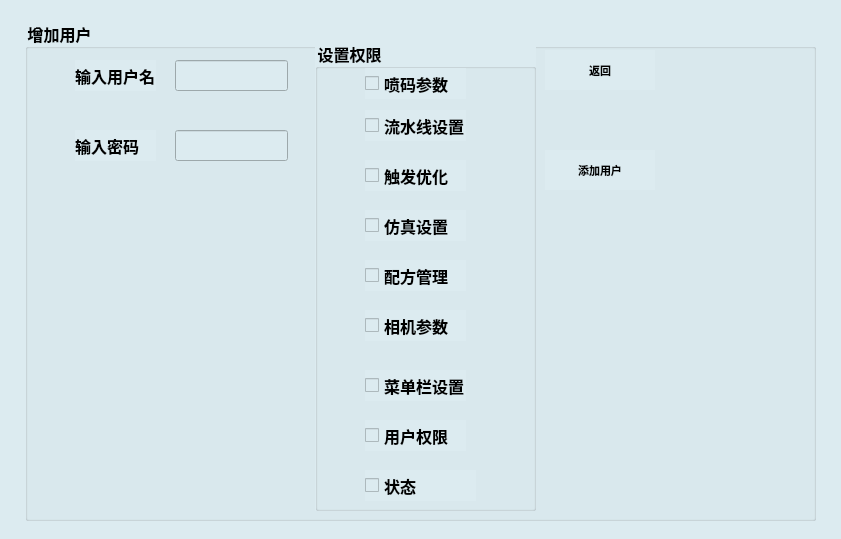
<?xml version="1.0" encoding="UTF-8"?>
<ui version="4.0">
 <class>userClass</class>
 <widget class="QMainWindow" name="userClass">
  <property name="geometry">
   <rect>
    <x>0</x>
    <y>0</y>
    <width>841</width>
    <height>539</height>
   </rect>
  </property>
  <property name="windowTitle">
   <string>用户权限管理</string>
  </property>
  <property name="windowIcon">
   <iconset resource="../OCRdemo.qrc">
    <normaloff>:/PNG/Resources/PNG/YHGL.png</normaloff>:/PNG/Resources/PNG/YHGL.png</iconset>
  </property>
  <property name="styleSheet">
   <string notr="true">background-color:rgb(220, 235, 240);</string>
  </property>
  <widget class="QWidget" name="centralWidget">
   <widget class="QStackedWidget" name="stackedWidget">
    <property name="geometry">
     <rect>
      <x>5</x>
      <y>20</y>
      <width>831</width>
      <height>501</height>
     </rect>
    </property>
    <property name="styleSheet">
     <string notr="true"/>
    </property>
    <property name="currentIndex">
     <number>1</number>
    </property>
    <widget class="QWidget" name="page">
     <widget class="QGroupBox" name="groupBox">
      <property name="geometry">
       <rect>
        <x>20</x>
        <y>0</y>
        <width>791</width>
        <height>501</height>
       </rect>
      </property>
      <property name="font">
       <font>
        <family>Microsoft YaHei</family>
        <pointsize>12</pointsize>
        <bold>true</bold>
       </font>
      </property>
      <property name="styleSheet">
       <string notr="true"/>
      </property>
      <property name="title">
       <string>用户设置</string>
      </property>
      <property name="flat">
       <bool>false</bool>
      </property>
      <property name="checkable">
       <bool>false</bool>
      </property>
      <widget class="QGroupBox" name="groupBox_3">
       <property name="geometry">
        <rect>
         <x>20</x>
         <y>30</y>
         <width>161</width>
         <height>281</height>
        </rect>
       </property>
       <property name="font">
        <font>
         <family>Microsoft YaHei</family>
         <bold>true</bold>
        </font>
       </property>
       <property name="title">
        <string>用户列表</string>
       </property>
       <widget class="QComboBox" name="comboBox_2">
        <property name="geometry">
         <rect>
          <x>20</x>
          <y>30</y>
          <width>121</width>
          <height>41</height>
         </rect>
        </property>
        <property name="font">
         <font>
          <family>Microsoft YaHei</family>
          <pointsize>12</pointsize>
         </font>
        </property>
        <property name="currentIndex">
         <number>-1</number>
        </property>
        <property name="minimumContentsLength">
         <number>0</number>
        </property>
       </widget>
       <widget class="QToolButton" name="toolButton">
        <property name="geometry">
         <rect>
          <x>20</x>
          <y>100</y>
          <width>110</width>
          <height>40</height>
         </rect>
        </property>
        <property name="font">
         <font>
          <family>Microsoft YaHei</family>
          <pointsize>8</pointsize>
          <italic>false</italic>
          <bold>true</bold>
         </font>
        </property>
        <property name="styleSheet">
         <string notr="true"> QToolButton {
        opacity: 1;
 		border: none;
}
/* 按下状态 */
QToolButton:pressed {
   background-color: #546E7A; /* 深石板灰 */
    background-image: none;
    padding-top: 12px;
    padding-bottom: 8px;
    border: 1px solid #37474F; /* 深色边框模拟阴影 */
}
</string>
        </property>
        <property name="text">
         <string>增加用户</string>
        </property>
        <property name="icon">
         <iconset resource="../OCRdemo.qrc">
          <normaloff>:/PNG/Resources/PNG/adduser.png</normaloff>:/PNG/Resources/PNG/adduser.png</iconset>
        </property>
        <property name="iconSize">
         <size>
          <width>40</width>
          <height>40</height>
         </size>
        </property>
        <property name="toolButtonStyle">
         <enum>Qt::ToolButtonStyle::ToolButtonTextBesideIcon</enum>
        </property>
       </widget>
       <widget class="QToolButton" name="toolButton_2">
        <property name="geometry">
         <rect>
          <x>20</x>
          <y>190</y>
          <width>110</width>
          <height>40</height>
         </rect>
        </property>
        <property name="font">
         <font>
          <family>Microsoft YaHei</family>
          <pointsize>8</pointsize>
          <italic>false</italic>
          <bold>true</bold>
         </font>
        </property>
        <property name="styleSheet">
         <string notr="true"> QToolButton {
        opacity: 1;
 		border: none;
}
/* 按下状态 */
QToolButton:pressed {
   background-color: #546E7A; /* 深石板灰 */
    background-image: none;
    padding-top: 12px;
    padding-bottom: 8px;
    border: 1px solid #37474F; /* 深色边框模拟阴影 */
}
</string>
        </property>
        <property name="text">
         <string>删除用户</string>
        </property>
        <property name="icon">
         <iconset resource="../OCRdemo.qrc">
          <normaloff>:/PNG/Resources/PNG/SCuser.png</normaloff>:/PNG/Resources/PNG/SCuser.png</iconset>
        </property>
        <property name="iconSize">
         <size>
          <width>40</width>
          <height>40</height>
         </size>
        </property>
        <property name="toolButtonStyle">
         <enum>Qt::ToolButtonStyle::ToolButtonTextBesideIcon</enum>
        </property>
       </widget>
      </widget>
      <widget class="QGroupBox" name="groupBox_2">
       <property name="geometry">
        <rect>
         <x>200</x>
         <y>30</y>
         <width>201</width>
         <height>461</height>
        </rect>
       </property>
       <property name="font">
        <font>
         <family>Microsoft YaHei</family>
         <bold>true</bold>
        </font>
       </property>
       <property name="title">
        <string>权限设置</string>
       </property>
       <property name="flat">
        <bool>false</bool>
       </property>
       <property name="checkable">
        <bool>false</bool>
       </property>
       <property name="checked">
        <bool>false</bool>
       </property>
       <widget class="QCheckBox" name="checkBox_2">
        <property name="geometry">
         <rect>
          <x>30</x>
          <y>270</y>
          <width>111</width>
          <height>31</height>
         </rect>
        </property>
        <property name="font">
         <font>
          <family>Microsoft YaHei</family>
          <pointsize>12</pointsize>
         </font>
        </property>
        <property name="text">
         <string>相机参数</string>
        </property>
       </widget>
       <widget class="QCheckBox" name="checkBox_3">
        <property name="geometry">
         <rect>
          <x>30</x>
          <y>170</y>
          <width>111</width>
          <height>31</height>
         </rect>
        </property>
        <property name="font">
         <font>
          <family>Microsoft YaHei</family>
          <pointsize>12</pointsize>
         </font>
        </property>
        <property name="text">
         <string>仿真设置</string>
        </property>
       </widget>
       <widget class="QCheckBox" name="checkBox_4">
        <property name="geometry">
         <rect>
          <x>30</x>
          <y>220</y>
          <width>111</width>
          <height>31</height>
         </rect>
        </property>
        <property name="font">
         <font>
          <family>Microsoft YaHei</family>
          <pointsize>12</pointsize>
         </font>
        </property>
        <property name="text">
         <string>配方管理</string>
        </property>
       </widget>
       <widget class="QCheckBox" name="checkBox_5">
        <property name="geometry">
         <rect>
          <x>30</x>
          <y>320</y>
          <width>111</width>
          <height>31</height>
         </rect>
        </property>
        <property name="font">
         <font>
          <family>Microsoft YaHei</family>
          <pointsize>12</pointsize>
         </font>
        </property>
        <property name="text">
         <string>菜单栏设置</string>
        </property>
        <property name="checked">
         <bool>false</bool>
        </property>
        <property name="autoRepeat">
         <bool>false</bool>
        </property>
       </widget>
       <widget class="QCheckBox" name="checkBox_8">
        <property name="geometry">
         <rect>
          <x>30</x>
          <y>370</y>
          <width>111</width>
          <height>41</height>
         </rect>
        </property>
        <property name="font">
         <font>
          <family>Microsoft YaHei</family>
          <pointsize>12</pointsize>
         </font>
        </property>
        <property name="text">
         <string>用户权限</string>
        </property>
        <property name="checked">
         <bool>false</bool>
        </property>
        <property name="autoRepeat">
         <bool>false</bool>
        </property>
       </widget>
       <widget class="QGroupBox" name="groupBox_7">
        <property name="geometry">
         <rect>
          <x>10</x>
          <y>20</y>
          <width>161</width>
          <height>141</height>
         </rect>
        </property>
        <property name="title">
         <string>打印参数</string>
        </property>
        <property name="checkable">
         <bool>false</bool>
        </property>
        <widget class="QCheckBox" name="checkBox">
         <property name="geometry">
          <rect>
           <x>20</x>
           <y>20</y>
           <width>111</width>
           <height>31</height>
          </rect>
         </property>
         <property name="font">
          <font>
           <family>Microsoft YaHei</family>
           <pointsize>12</pointsize>
          </font>
         </property>
         <property name="mouseTracking">
          <bool>true</bool>
         </property>
         <property name="text">
          <string>喷码参数</string>
         </property>
         <property name="checkable">
          <bool>true</bool>
         </property>
         <property name="checked">
          <bool>false</bool>
         </property>
         <property name="autoRepeat">
          <bool>false</bool>
         </property>
         <property name="autoExclusive">
          <bool>false</bool>
         </property>
         <property name="tristate">
          <bool>false</bool>
         </property>
        </widget>
        <widget class="QCheckBox" name="checkBox_6">
         <property name="geometry">
          <rect>
           <x>20</x>
           <y>60</y>
           <width>111</width>
           <height>31</height>
          </rect>
         </property>
         <property name="font">
          <font>
           <family>Microsoft YaHei</family>
           <pointsize>12</pointsize>
           <bold>false</bold>
          </font>
         </property>
         <property name="text">
          <string>流水线设置</string>
         </property>
        </widget>
        <widget class="QCheckBox" name="checkBox_7">
         <property name="geometry">
          <rect>
           <x>20</x>
           <y>100</y>
           <width>121</width>
           <height>31</height>
          </rect>
         </property>
         <property name="font">
          <font>
           <family>Microsoft YaHei</family>
           <pointsize>12</pointsize>
          </font>
         </property>
         <property name="text">
          <string>打码触发优化</string>
         </property>
        </widget>
       </widget>
       <widget class="QCheckBox" name="checkBox_17">
        <property name="geometry">
         <rect>
          <x>30</x>
          <y>420</y>
          <width>111</width>
          <height>31</height>
         </rect>
        </property>
        <property name="font">
         <font>
          <family>Microsoft YaHei</family>
          <pointsize>12</pointsize>
         </font>
        </property>
        <property name="text">
         <string>状态</string>
        </property>
       </widget>
      </widget>
      <widget class="QGroupBox" name="groupBox_6">
       <property name="geometry">
        <rect>
         <x>420</x>
         <y>30</y>
         <width>161</width>
         <height>161</height>
        </rect>
       </property>
       <property name="font">
        <font>
         <family>Microsoft YaHei</family>
         <bold>true</bold>
        </font>
       </property>
       <property name="title">
        <string>密码修改</string>
       </property>
       <widget class="QLineEdit" name="lineEdit_2">
        <property name="geometry">
         <rect>
          <x>20</x>
          <y>30</y>
          <width>111</width>
          <height>41</height>
         </rect>
        </property>
        <property name="font">
         <font>
          <family>Microsoft YaHei</family>
          <pointsize>12</pointsize>
         </font>
        </property>
        <property name="echoMode">
         <enum>QLineEdit::EchoMode::Password</enum>
        </property>
       </widget>
       <widget class="QToolButton" name="toolButton_3">
        <property name="geometry">
         <rect>
          <x>20</x>
          <y>100</y>
          <width>110</width>
          <height>40</height>
         </rect>
        </property>
        <property name="font">
         <font>
          <family>Microsoft YaHei</family>
          <pointsize>8</pointsize>
          <italic>false</italic>
          <bold>true</bold>
         </font>
        </property>
        <property name="styleSheet">
         <string notr="true"> QToolButton {
        opacity: 1;
 		border: none;
}
/* 按下状态 */
QToolButton:pressed {
   background-color: #546E7A; /* 深石板灰 */
    background-image: none;
    padding-top: 12px;
    padding-bottom: 8px;
    border: 1px solid #37474F; /* 深色边框模拟阴影 */
}
</string>
        </property>
        <property name="text">
         <string>修改密码</string>
        </property>
        <property name="icon">
         <iconset resource="../OCRdemo.qrc">
          <normaloff>:/PNG/Resources/PNG/XGMM.png</normaloff>:/PNG/Resources/PNG/XGMM.png</iconset>
        </property>
        <property name="iconSize">
         <size>
          <width>40</width>
          <height>40</height>
         </size>
        </property>
        <property name="toolButtonStyle">
         <enum>Qt::ToolButtonStyle::ToolButtonTextBesideIcon</enum>
        </property>
       </widget>
      </widget>
      <widget class="QGroupBox" name="groupBox_8">
       <property name="geometry">
        <rect>
         <x>600</x>
         <y>30</y>
         <width>151</width>
         <height>111</height>
        </rect>
       </property>
       <property name="font">
        <font>
         <family>Microsoft YaHei</family>
         <bold>true</bold>
        </font>
       </property>
       <property name="title">
        <string>固件升级</string>
       </property>
       <widget class="QToolButton" name="toolButton_6">
        <property name="geometry">
         <rect>
          <x>20</x>
          <y>30</y>
          <width>110</width>
          <height>41</height>
         </rect>
        </property>
        <property name="font">
         <font>
          <family>Microsoft YaHei</family>
          <pointsize>8</pointsize>
          <bold>true</bold>
         </font>
        </property>
        <property name="styleSheet">
         <string notr="true"> QToolButton {
        opacity: 1;
 		border: none;
}
/* 按下状态 */
QToolButton:pressed {
   background-color: #546E7A; /* 深石板灰 */
    background-image: none;
    padding-top: 12px;
    padding-bottom: 8px;
    border: 1px solid #37474F; /* 深色边框模拟阴影 */
}
</string>
        </property>
        <property name="text">
         <string>固件升级</string>
        </property>
        <property name="icon">
         <iconset resource="../OCRdemo.qrc">
          <normaloff>:/PNG/Resources/PNG/Gengxing.png</normaloff>:/PNG/Resources/PNG/Gengxing.png</iconset>
        </property>
        <property name="iconSize">
         <size>
          <width>40</width>
          <height>40</height>
         </size>
        </property>
        <property name="toolButtonStyle">
         <enum>Qt::ToolButtonStyle::ToolButtonTextBesideIcon</enum>
        </property>
       </widget>
      </widget>
     </widget>
    </widget>
    <widget class="QWidget" name="page_2">
     <widget class="QGroupBox" name="groupBox_4">
      <property name="geometry">
       <rect>
        <x>20</x>
        <y>0</y>
        <width>791</width>
        <height>501</height>
       </rect>
      </property>
      <property name="font">
       <font>
        <family>Microsoft YaHei</family>
        <pointsize>12</pointsize>
        <bold>true</bold>
       </font>
      </property>
      <property name="title">
       <string>增加用户</string>
      </property>
      <widget class="QLineEdit" name="lineEdit_3">
       <property name="geometry">
        <rect>
         <x>150</x>
         <y>40</y>
         <width>113</width>
         <height>31</height>
        </rect>
       </property>
       <property name="font">
        <font>
         <family>Microsoft YaHei</family>
         <pointsize>12</pointsize>
        </font>
       </property>
      </widget>
      <widget class="QLabel" name="label_3">
       <property name="geometry">
        <rect>
         <x>50</x>
         <y>40</y>
         <width>81</width>
         <height>31</height>
        </rect>
       </property>
       <property name="font">
        <font>
         <family>Microsoft YaHei</family>
         <pointsize>12</pointsize>
        </font>
       </property>
       <property name="text">
        <string>输入用户名</string>
       </property>
      </widget>
      <widget class="QLabel" name="label_4">
       <property name="geometry">
        <rect>
         <x>50</x>
         <y>110</y>
         <width>81</width>
         <height>31</height>
        </rect>
       </property>
       <property name="font">
        <font>
         <family>Microsoft YaHei</family>
         <pointsize>12</pointsize>
        </font>
       </property>
       <property name="text">
        <string>输入密码</string>
       </property>
      </widget>
      <widget class="QLineEdit" name="lineEdit_4">
       <property name="geometry">
        <rect>
         <x>150</x>
         <y>110</y>
         <width>113</width>
         <height>31</height>
        </rect>
       </property>
       <property name="font">
        <font>
         <family>Microsoft YaHei</family>
         <pointsize>12</pointsize>
        </font>
       </property>
      </widget>
      <widget class="QGroupBox" name="groupBox_5">
       <property name="geometry">
        <rect>
         <x>290</x>
         <y>20</y>
         <width>221</width>
         <height>471</height>
        </rect>
       </property>
       <property name="font">
        <font>
         <family>Microsoft YaHei</family>
         <bold>true</bold>
        </font>
       </property>
       <property name="title">
        <string>设置权限</string>
       </property>
       <property name="flat">
        <bool>false</bool>
       </property>
       <property name="checkable">
        <bool>false</bool>
       </property>
       <property name="checked">
        <bool>false</bool>
       </property>
       <widget class="QCheckBox" name="checkBox_9">
        <property name="geometry">
         <rect>
          <x>50</x>
          <y>28</y>
          <width>101</width>
          <height>31</height>
         </rect>
        </property>
        <property name="font">
         <font>
          <family>Microsoft YaHei</family>
          <pointsize>12</pointsize>
         </font>
        </property>
        <property name="mouseTracking">
         <bool>true</bool>
        </property>
        <property name="text">
         <string>喷码参数</string>
        </property>
        <property name="checkable">
         <bool>true</bool>
        </property>
        <property name="checked">
         <bool>false</bool>
        </property>
        <property name="autoRepeat">
         <bool>false</bool>
        </property>
        <property name="autoExclusive">
         <bool>false</bool>
        </property>
        <property name="tristate">
         <bool>false</bool>
        </property>
       </widget>
       <widget class="QCheckBox" name="checkBox_10">
        <property name="geometry">
         <rect>
          <x>50</x>
          <y>270</y>
          <width>101</width>
          <height>31</height>
         </rect>
        </property>
        <property name="font">
         <font>
          <family>Microsoft YaHei</family>
          <pointsize>12</pointsize>
         </font>
        </property>
        <property name="text">
         <string>相机参数</string>
        </property>
       </widget>
       <widget class="QCheckBox" name="checkBox_11">
        <property name="geometry">
         <rect>
          <x>50</x>
          <y>170</y>
          <width>101</width>
          <height>31</height>
         </rect>
        </property>
        <property name="font">
         <font>
          <family>Microsoft YaHei</family>
          <pointsize>12</pointsize>
         </font>
        </property>
        <property name="text">
         <string>仿真设置</string>
        </property>
       </widget>
       <widget class="QCheckBox" name="checkBox_12">
        <property name="geometry">
         <rect>
          <x>50</x>
          <y>220</y>
          <width>101</width>
          <height>31</height>
         </rect>
        </property>
        <property name="font">
         <font>
          <family>Microsoft YaHei</family>
          <pointsize>12</pointsize>
         </font>
        </property>
        <property name="text">
         <string>配方管理</string>
        </property>
       </widget>
       <widget class="QCheckBox" name="checkBox_13">
        <property name="geometry">
         <rect>
          <x>50</x>
          <y>70</y>
          <width>101</width>
          <height>31</height>
         </rect>
        </property>
        <property name="font">
         <font>
          <family>Microsoft YaHei</family>
          <pointsize>12</pointsize>
         </font>
        </property>
        <property name="text">
         <string>流水线设置</string>
        </property>
       </widget>
       <widget class="QCheckBox" name="checkBox_14">
        <property name="geometry">
         <rect>
          <x>50</x>
          <y>120</y>
          <width>101</width>
          <height>31</height>
         </rect>
        </property>
        <property name="font">
         <font>
          <family>Microsoft YaHei</family>
          <pointsize>12</pointsize>
         </font>
        </property>
        <property name="text">
         <string>触发优化</string>
        </property>
       </widget>
       <widget class="QCheckBox" name="checkBox_15">
        <property name="geometry">
         <rect>
          <x>50</x>
          <y>330</y>
          <width>101</width>
          <height>31</height>
         </rect>
        </property>
        <property name="font">
         <font>
          <family>Microsoft YaHei</family>
          <pointsize>12</pointsize>
         </font>
        </property>
        <property name="text">
         <string>菜单栏设置</string>
        </property>
        <property name="checked">
         <bool>false</bool>
        </property>
        <property name="autoRepeat">
         <bool>false</bool>
        </property>
       </widget>
       <widget class="QCheckBox" name="checkBox_16">
        <property name="geometry">
         <rect>
          <x>50</x>
          <y>380</y>
          <width>101</width>
          <height>31</height>
         </rect>
        </property>
        <property name="font">
         <font>
          <family>Microsoft YaHei</family>
          <pointsize>12</pointsize>
         </font>
        </property>
        <property name="text">
         <string>用户权限</string>
        </property>
        <property name="checked">
         <bool>false</bool>
        </property>
        <property name="autoRepeat">
         <bool>false</bool>
        </property>
       </widget>
       <widget class="QCheckBox" name="checkBox_18">
        <property name="geometry">
         <rect>
          <x>50</x>
          <y>430</y>
          <width>111</width>
          <height>31</height>
         </rect>
        </property>
        <property name="font">
         <font>
          <family>Microsoft YaHei</family>
          <pointsize>12</pointsize>
         </font>
        </property>
        <property name="text">
         <string>状态</string>
        </property>
       </widget>
      </widget>
      <widget class="QToolButton" name="toolButton_5">
       <property name="geometry">
        <rect>
         <x>520</x>
         <y>30</y>
         <width>110</width>
         <height>40</height>
        </rect>
       </property>
       <property name="font">
        <font>
         <family>Microsoft YaHei</family>
         <pointsize>8</pointsize>
         <italic>false</italic>
         <bold>true</bold>
        </font>
       </property>
       <property name="styleSheet">
        <string notr="true"> QToolButton {
        opacity: 1;
 		border: none;
}
/* 按下状态 */
QToolButton:pressed {
   background-color: #546E7A; /* 深石板灰 */
    background-image: none;
    padding-top: 12px;
    padding-bottom: 8px;
    border: 1px solid #37474F; /* 深色边框模拟阴影 */
}
</string>
       </property>
       <property name="text">
        <string>返回</string>
       </property>
       <property name="icon">
        <iconset resource="../OCRdemo.qrc">
         <normaloff>:/PIC/Resources/PICs/Fanhui.png</normaloff>:/PIC/Resources/PICs/Fanhui.png</iconset>
       </property>
       <property name="iconSize">
        <size>
         <width>40</width>
         <height>40</height>
        </size>
       </property>
       <property name="toolButtonStyle">
        <enum>Qt::ToolButtonStyle::ToolButtonTextBesideIcon</enum>
       </property>
      </widget>
      <widget class="QToolButton" name="toolButton_4">
       <property name="geometry">
        <rect>
         <x>520</x>
         <y>130</y>
         <width>110</width>
         <height>40</height>
        </rect>
       </property>
       <property name="font">
        <font>
         <family>Microsoft YaHei</family>
         <pointsize>8</pointsize>
         <italic>false</italic>
         <bold>true</bold>
        </font>
       </property>
       <property name="styleSheet">
        <string notr="true"> QToolButton {
        opacity: 1;
 		border: none;
}
/* 按下状态 */
QToolButton:pressed {
   background-color: #546E7A; /* 深石板灰 */
    background-image: none;
    padding-top: 12px;
    padding-bottom: 8px;
    border: 1px solid #37474F; /* 深色边框模拟阴影 */
}
</string>
       </property>
       <property name="text">
        <string>添加用户</string>
       </property>
       <property name="icon">
        <iconset resource="../OCRdemo.qrc">
         <normaloff>:/PNG/Resources/PNG/YHGL.png</normaloff>:/PNG/Resources/PNG/YHGL.png</iconset>
       </property>
       <property name="iconSize">
        <size>
         <width>40</width>
         <height>40</height>
        </size>
       </property>
       <property name="toolButtonStyle">
        <enum>Qt::ToolButtonStyle::ToolButtonTextBesideIcon</enum>
       </property>
      </widget>
     </widget>
    </widget>
   </widget>
  </widget>
 </widget>
 <layoutdefault spacing="6" margin="11"/>
 <resources>
  <include location="../OCRdemo.qrc"/>
 </resources>
 <connections/>
</ui>
